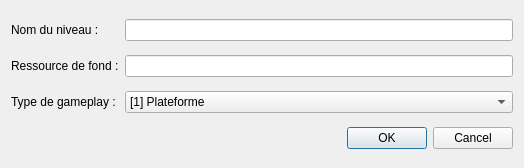
<?xml version="1.0" encoding="UTF-8"?>
<ui version="4.0">
 <class>LevelSettingsDialog</class>
 <widget class="QDialog" name="LevelSettingsDialog">
  <property name="geometry">
   <rect>
    <x>0</x>
    <y>0</y>
    <width>524</width>
    <height>168</height>
   </rect>
  </property>
  <property name="windowTitle">
   <string>Paramètres du niveau</string>
  </property>
  <layout class="QGridLayout" name="gridLayout">
   <item row="0" column="0">
    <widget class="QLabel" name="label">
     <property name="text">
      <string>Nom du niveau :</string>
     </property>
    </widget>
   </item>
   <item row="0" column="2">
    <widget class="QLineEdit" name="lineEdit"/>
   </item>
   <item row="1" column="0" colspan="2">
    <widget class="QLabel" name="label_2">
     <property name="text">
      <string>Ressource de fond :</string>
     </property>
    </widget>
   </item>
   <item row="1" column="2">
    <widget class="QLineEdit" name="lineEdit_2"/>
   </item>
   <item row="2" column="0" colspan="2">
    <widget class="QLabel" name="label_3">
     <property name="text">
      <string>Type de gameplay :</string>
     </property>
    </widget>
   </item>
   <item row="2" column="2">
    <widget class="QComboBox" name="comboBox">
     <item>
      <property name="text">
       <string>[1] Plateforme</string>
      </property>
     </item>
     <item>
      <property name="text">
       <string>[2] Course</string>
      </property>
     </item>
     <item>
      <property name="text">
       <string>[3] Chariot</string>
      </property>
     </item>
     <item>
      <property name="text">
       <string>[4] (Mortal) Kombat</string>
      </property>
     </item>
    </widget>
   </item>
   <item row="3" column="0" colspan="3">
    <widget class="QDialogButtonBox" name="buttonBox">
     <property name="orientation">
      <enum>Qt::Horizontal</enum>
     </property>
     <property name="standardButtons">
      <set>QDialogButtonBox::Cancel|QDialogButtonBox::Ok</set>
     </property>
    </widget>
   </item>
  </layout>
 </widget>
 <resources/>
 <connections>
  <connection>
   <sender>buttonBox</sender>
   <signal>accepted()</signal>
   <receiver>LevelSettingsDialog</receiver>
   <slot>accept()</slot>
   <hints>
    <hint type="sourcelabel">
     <x>248</x>
     <y>254</y>
    </hint>
    <hint type="destinationlabel">
     <x>157</x>
     <y>274</y>
    </hint>
   </hints>
  </connection>
  <connection>
   <sender>buttonBox</sender>
   <signal>rejected()</signal>
   <receiver>LevelSettingsDialog</receiver>
   <slot>reject()</slot>
   <hints>
    <hint type="sourcelabel">
     <x>316</x>
     <y>260</y>
    </hint>
    <hint type="destinationlabel">
     <x>286</x>
     <y>274</y>
    </hint>
   </hints>
  </connection>
 </connections>
</ui>
